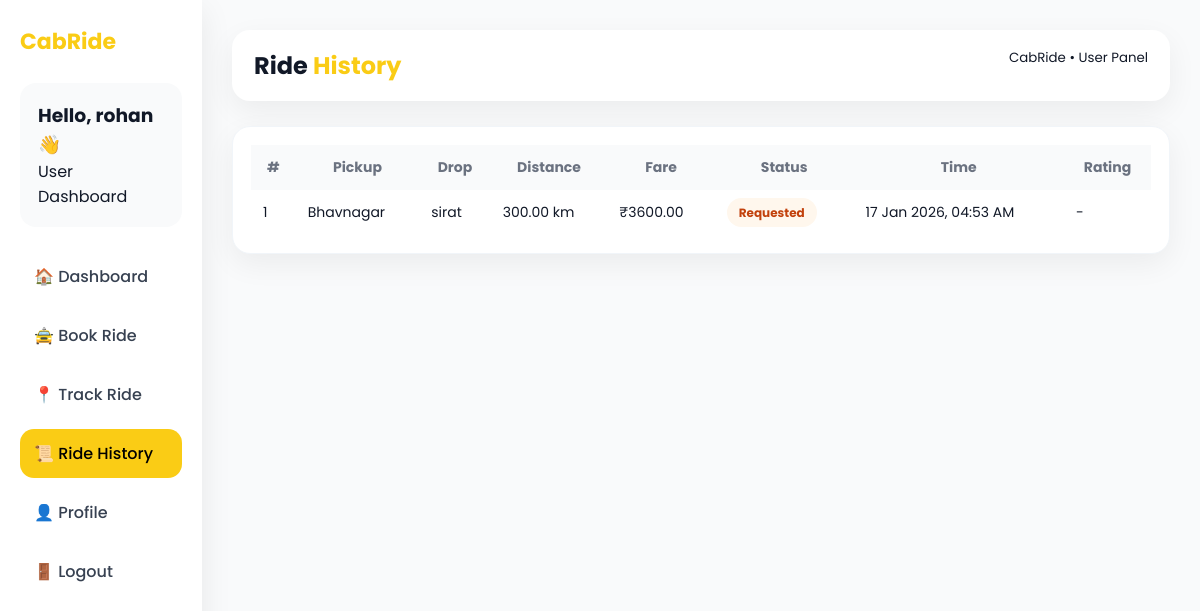
Page /User/ride_history.php (signed in) on the earlier database version.
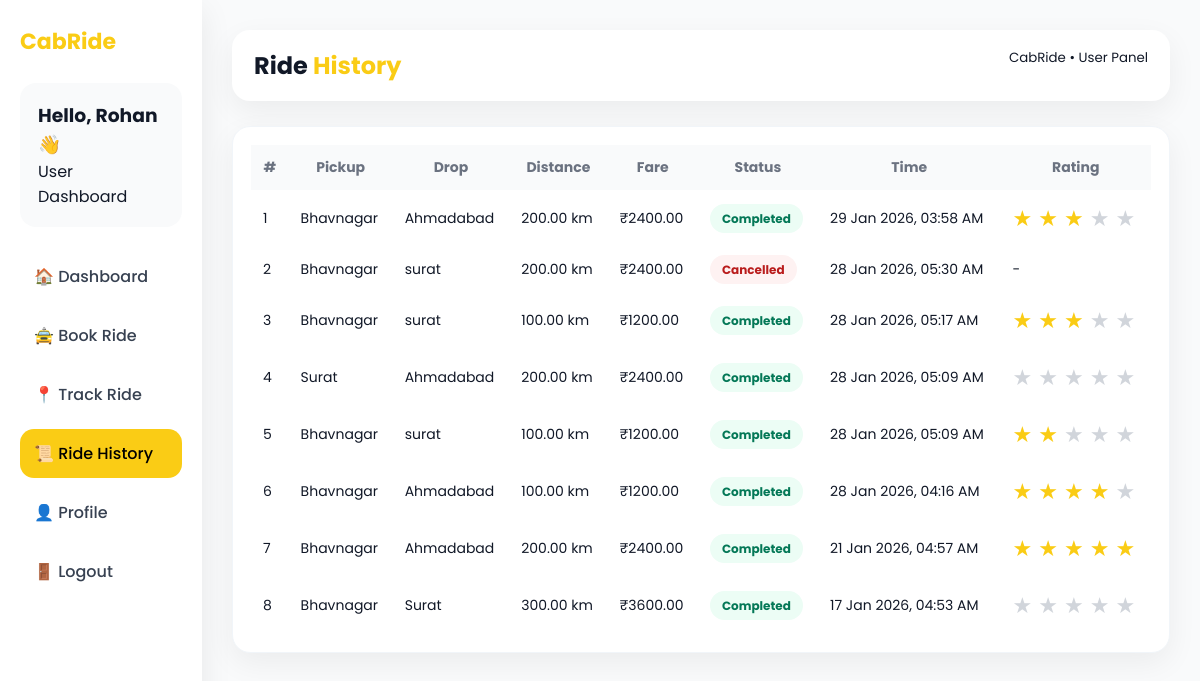
Same page on the later database version.
### tables this page shows
CREATE TABLE `bookings` (
  `id` int(11) NOT NULL,
  `user_id` int(11) NOT NULL,
  `driver_id` int(11) DEFAULT NULL,
  `pickup_location` varchar(255) NOT NULL,
  `drop_location` varchar(255) NOT NULL,
  `distance_km` decimal(6,2) NOT NULL,
  `fare` decimal(10,2) NOT NULL,
  `status` enum('requested','accepted','ongoing','completed','cancelled') DEFAULT 'requested',
  `booking_time` timestamp NOT NULL DEFAULT current_timestamp(),
  `cancel_reason` varchar(200) DEFAULT NULL
);

### User/ride_history.php (the view, shortened to what this page needs)
<?php
include("../config/db.php");
$user_id   = $_SESSION['user_id'];
$user_name = $_SESSION['user_name'] ?? "User";
$sql = "
SELECT
    b.id AS booking_id,
    b.pickup_location,
    b.drop_location,
    b.distance_km,
    b.fare,
    b.status,
    b.booking_time,
    b.driver_id,
    IFNULL(r.rating, 0) AS saved_rating
FROM bookings b
LEFT JOIN ratings r ON r.booking_id = b.id
WHERE b.user_id = $user_id
ORDER BY b.booking_time DESC
";
$result = mysqli_query($link, $sql);
?>
<!DOCTYPE html>
<html lang="en">
<head>
</head>
<body>
    <div class="wrapper">
        <div class="sidebar">
            <div class="brand">CabRide</div>
            <div class="profile-box">
                <h3>Hello, <?= htmlspecialchars($user_name); ?> 👋</h3>
                <p>User Dashboard</p>
            </div>
            <div class="menu">
                <a href="dashboard.php">🏠 Dashboard</a>
                <a href="book_ride.php">🚖 Book Ride</a>
                <a href="track_ride.php">📍 Track Ride</a>
                <a class="active" href="ride_history.php">📜 Ride History</a>
                <a href="profile.php">👤 Profile</a>
                <a href="../auth/logout.php">🚪 Logout</a>
            </div>
        </div>
        <div class="main">
            <div class="topbar">
                <h2>Ride <span style="color:#facc15;">History</span></h2>
                <small>CabRide • User Panel</small>
            </div>
            <div class="card">
                <table>
                    <thead>
                        <tr>
                            <th>#</th>
                            <th>Pickup</th>
                            <th>Drop</th>
                            <th>Distance</th>
                            <th>Fare</th>
                            <th>Status</th>
                            <th>Time</th>
                            <th>Rating</th>
                        </tr>
                    </thead>
                    <tbody>
                        <?php
                        if (mysqli_num_rows($result) > 0) {
                            $i = 1;
                            while ($row = mysqli_fetch_assoc($result)) {
                        ?>
                                <tr>
                                    <td><?= $i++; ?></td>
                                    <td><?= htmlspecialchars($row['pickup_location']); ?></td>
                                    <td><?= htmlspecialchars($row['drop_location']); ?></td>
                                    <td><?= $row['distance_km']; ?> km</td>
                                    <td>₹<?= $row['fare']; ?></td>
                                    <td><span class="badge <?= $row['status']; ?>"><?= ucfirst($row['status']); ?></span></td>
                                    <td><?= date("d M Y, h:i A", strtotime($row['booking_time'])); ?></td>
                                    <td>
                                        <?php if ($row['status'] == "completed") { ?>
                                            <div class="star-rating"
                                                data-booking="<?= $row['booking_id']; ?>"
                                                data-driver="<?= $row['driver_id']; ?>"
                                                data-rated="<?= $row['saved_rating']; ?>">
                                                <?php for ($s = 1; $s <= 5; $s++) { ?>
                                                    <span data-value="<?= $s; ?>">★</span>
                                                <?php } ?>
                                            </div>
                                        <?php } else {
                                            echo "-";
                                        } ?>
                                    </td>
                                </tr>
                        <?php
                            }
                        } else {
                            echo "<tr><td colspan='8' style='text-align:center;'>No rides found</td></tr>";
                        }
                        ?>
                    </tbody>
                </table>
            </div>
        </div>
    </div>
</body>
</html>

Differences in the rows shown:
added bookings: pickup_location "Bhavnagar", drop_location "Ahmadabad", distance_km "200.00", fare "2400.00", status "Completed", booking_time "29 Jan 2026, 03:58 AM"
added bookings: pickup_location "Bhavnagar", drop_location "surat", distance_km "200.00", fare "2400.00", status "Cancelled", booking_time "28 Jan 2026, 05:30 AM"
added bookings: pickup_location "Bhavnagar", drop_location "surat", distance_km "100.00", fare "1200.00", status "Completed", booking_time "28 Jan 2026, 05:17 AM"
added bookings: pickup_location "Surat", drop_location "Ahmadabad", distance_km "200.00", fare "2400.00", status "Completed", booking_time "28 Jan 2026, 05:09 AM"
added bookings: pickup_location "Bhavnagar", drop_location "surat", distance_km "100.00", fare "1200.00", status "Completed", booking_time "28 Jan 2026, 05:09 AM"
added bookings: pickup_location "Bhavnagar", drop_location "Ahmadabad", distance_km "100.00", fare "1200.00", status "Completed", booking_time "28 Jan 2026, 04:16 AM"
added bookings: pickup_location "Bhavnagar", drop_location "Ahmadabad", distance_km "200.00", fare "2400.00", status "Completed", booking_time "21 Jan 2026, 04:57 AM"
changed bookings "17 Jan 2026, 04:53 AM": drop_location "sirat" → "Surat"; status "Requested" → "Completed"; driver_id empty → 1 (drawn); no longer shows "-"
Other differences:
$user_name: "rohan" → "Rohan"
